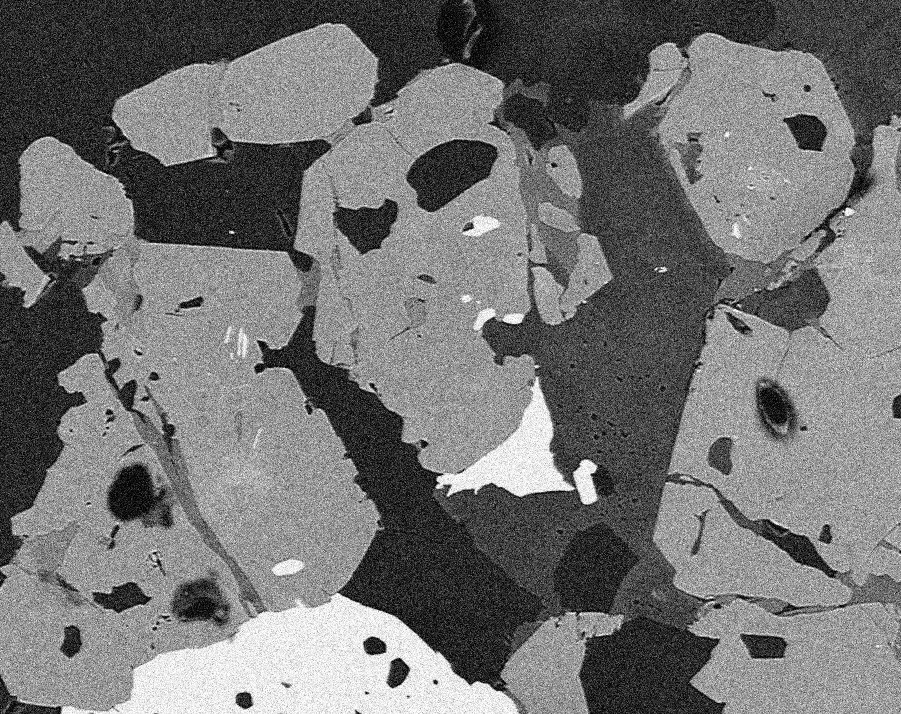
#> input picture images/BSE_Google_noisy.jpg, 901 x 714 px
$ python 28_threshold_and_morphological_process_with_opencv.py
#> lines starting #> are read from the running program, lines starting #| are printed output that depends on the picture; after the words box and inside, x2 and y2 are one past the last pixel; in counts of white or black regions, pixels touching at a corner belong together
import cv2
import numpy as np
import matplotlib.pyplot as plt


def threshold_with_opencv():
    # read the image
    img_path = "./images/BSE_Google_noisy.jpg"
    img = cv2.imread(img_path, -1)
#> img is the input picture: shape (714, 901); min 0, max 255, mean 114.9
    # plot the histogram
    # plt.hist(img, bins=100, range=(0,255))
    # plt.show()
    # get the threshold and binary image threshold with the ostu method
    ret, img_threshold = cv2.threshold(img, 0, 255, cv2.THRESH_BINARY+cv2.THRESH_OTSU)
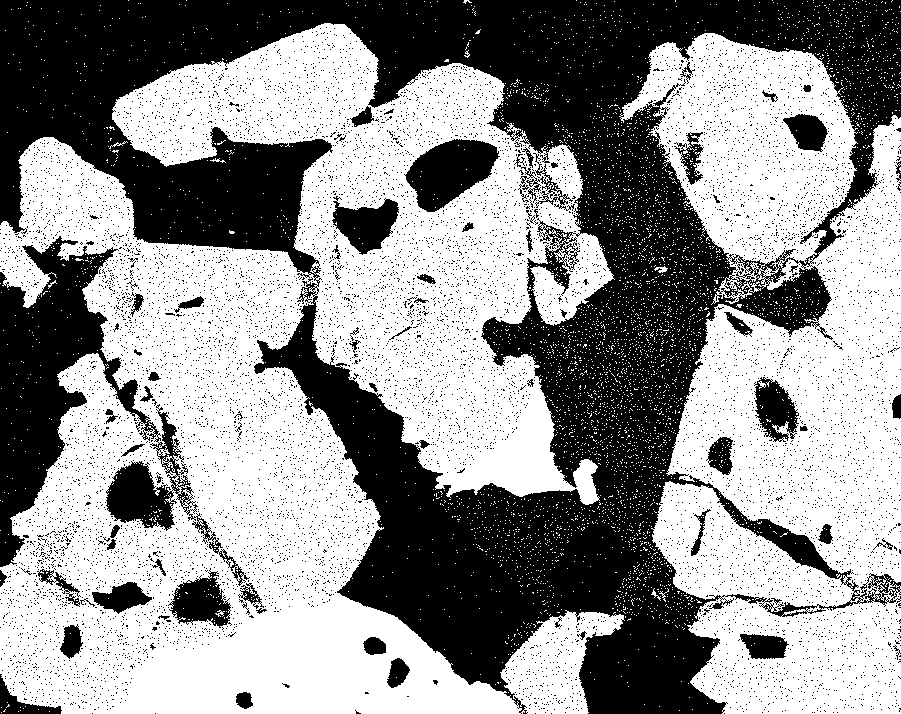
#> img_threshold: shape (714, 901); 57% white; 10517 black regions (10444 under 20 px), largest, box (x1, y1, x2, y2) and area: (0, 0, 901, 714) 216586, (0, 236, 250, 586) 24099, (404, 139, 500, 212) 4244
#> ret = 107
    # remove the salt and pepper noise
    img_thresh_median = cv2.medianBlur(img_threshold,3)
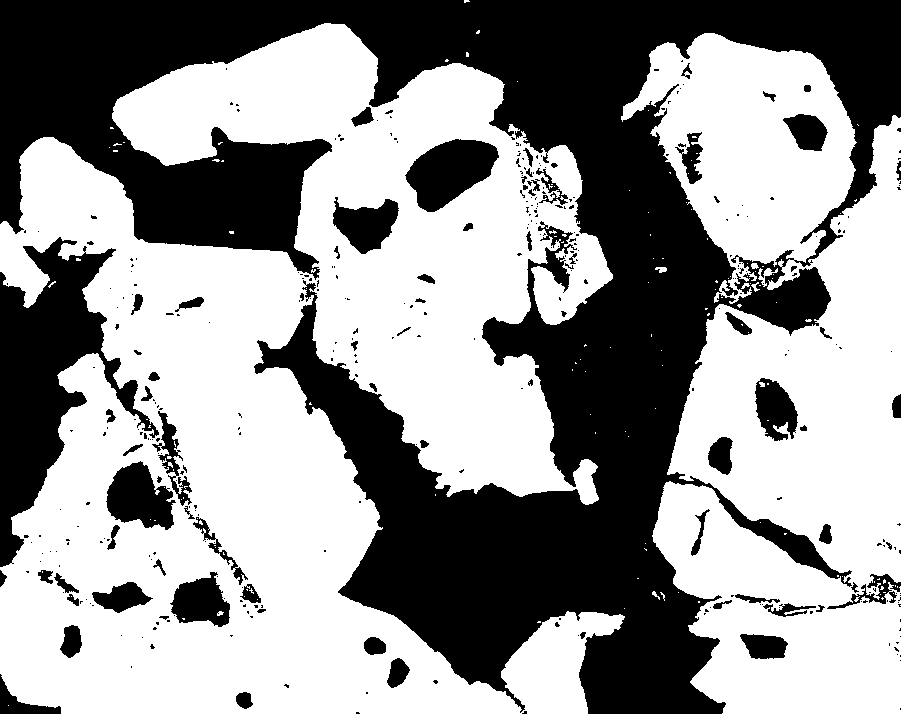
#> img_thresh_median: shape (714, 901); 58.2% white; 360 black regions (281 under 20 px), largest, box (x1, y1, x2, y2) and area: (0, 0, 901, 714) 221203, (0, 237, 159, 567) 19613, (405, 139, 499, 212) 4253
    # show the image
    cv2.imshow("original",img)
    cv2.imshow("OTSU thresholding image",img_threshold)
    cv2.imshow("median filtered binary", img_thresh_median)
    cv2.waitKey(0)
    cv2.destroyAllWindows()
    return [img_threshold, img_thresh_median]


def morphological_process(img_threshold):
    # dilation - adding
    # erosion - reducing
    kernel = np.ones((3,3), np.uint8)
    iternation_cycle = 1
    erosion = cv2.erode(img_threshold,kernel,iterations=iternation_cycle)
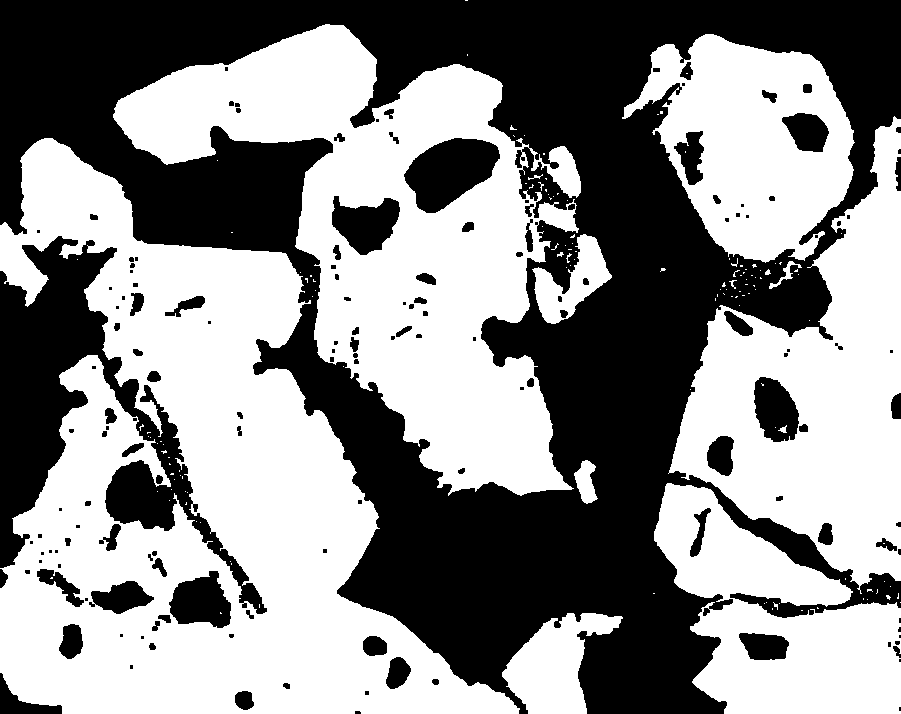
#> erosion: shape (714, 901); 54.5% white; 153 black regions (60 under 20 px), largest, box (x1, y1, x2, y2) and area: (0, 0, 901, 714) 237396, (0, 236, 267, 614) 28091, (404, 138, 500, 213) 4592
    dilation = cv2.dilate(erosion,kernel,iterations=iternation_cycle)
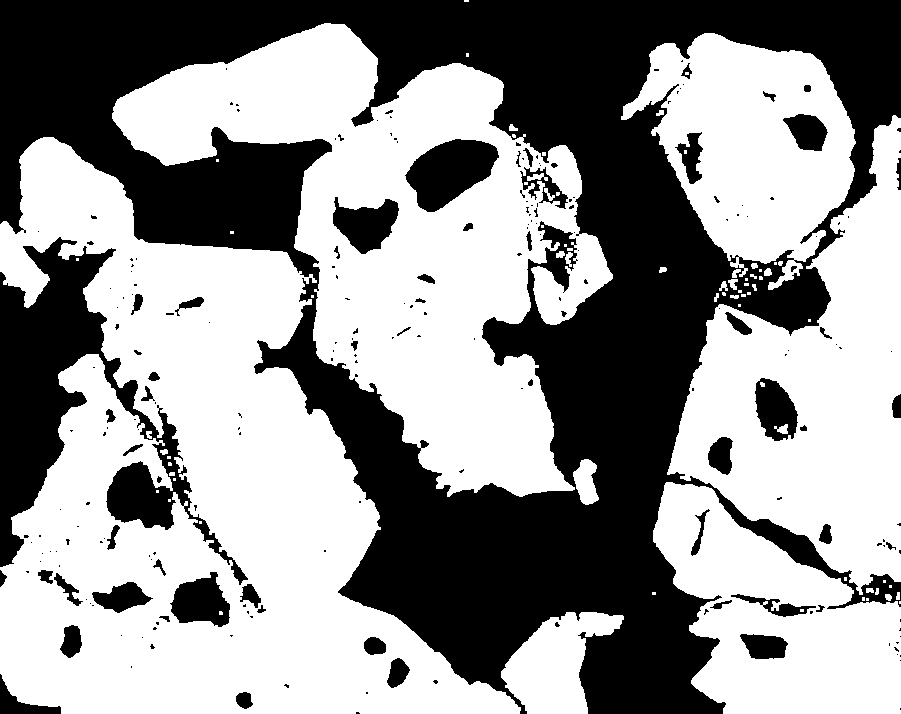
#> dilation: shape (714, 901); 57.8% white; 222 black regions (162 under 20 px), largest, box (x1, y1, x2, y2) and area: (0, 0, 901, 714) 224074, (0, 237, 248, 585) 24726, (405, 139, 499, 212) 4254
    # opening and closing
    opening = cv2.morphologyEx(img_threshold, cv2.MORPH_OPEN, kernel)
    closing = cv2.morphologyEx(img_threshold, cv2.MORPH_CLOSE, kernel)
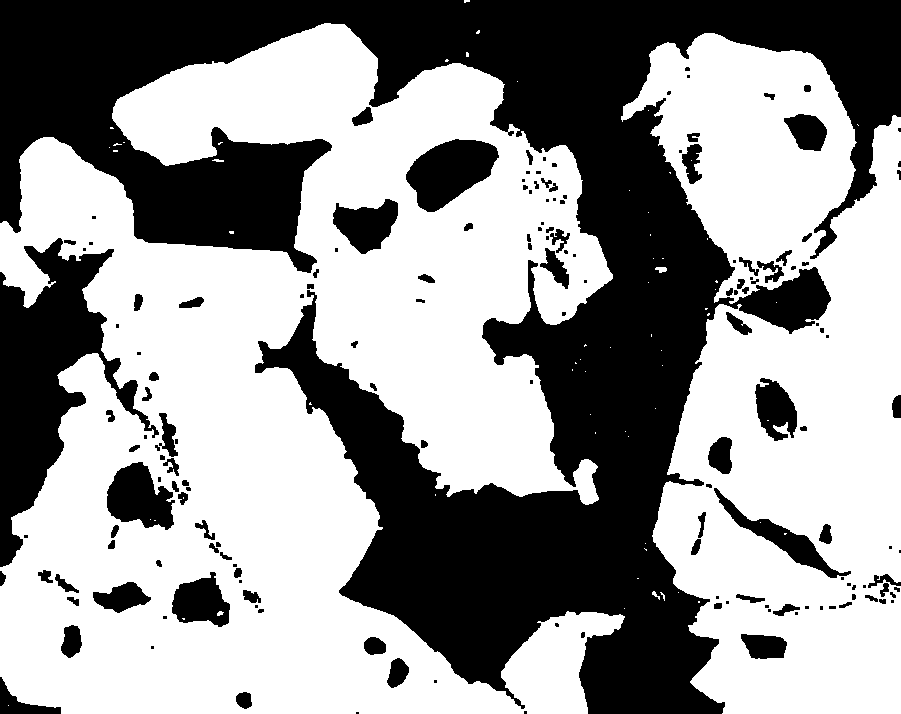
#> closing: shape (714, 901); 58.8% white; 164 black regions (66 under 20 px), largest, box (x1, y1, x2, y2) and area: (0, 0, 901, 714) 216211, (0, 238, 159, 567) 19463, (406, 139, 499, 212) 4251
    # show image
    cv2.imshow("binary",img_threshold)
    cv2.imshow("erosion",erosion)
    cv2.imshow("dilation",dilation)
    cv2.imshow("opening",opening)
    cv2.imshow("closing",closing)
    cv2.waitKey(0)
    cv2.destroyAllWindows()
    return


if __name__ == "__main__":
    img_binary, denoised_binary = threshold_with_opencv()
    morphological_process(denoised_binary)
